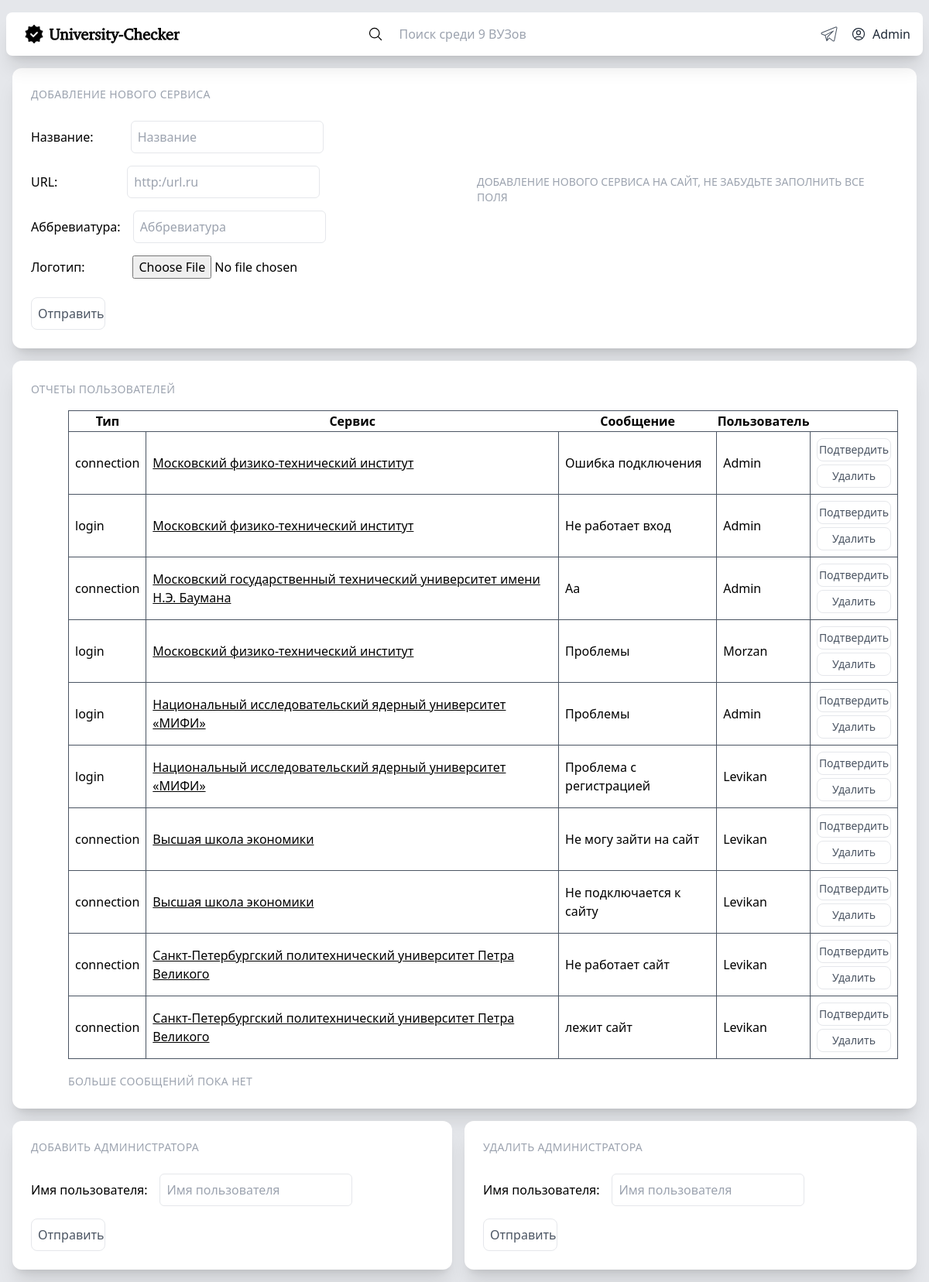
The page /admin_panel/ (signed in) on the database as committed earlier.
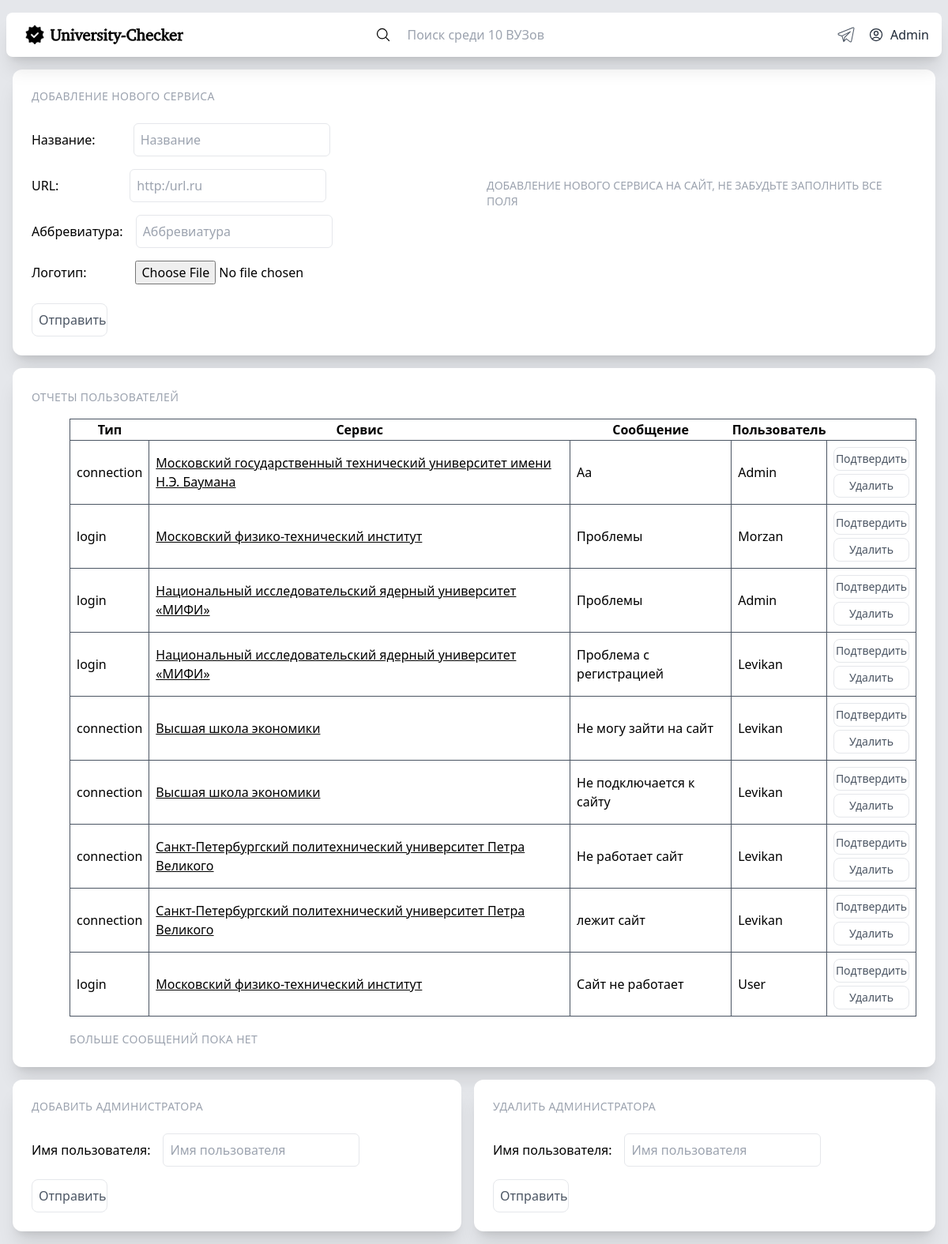
The same page on the database as committed later.
### models/models.py (models this page shows, shortened)
class User(AbstractBaseUser, PermissionsMixin):
    username = models.CharField(unique=True,  verbose_name='username', max_length=20, null=True)
    email = models.EmailField(unique=True, null=True, verbose_name='email')
    subscribes = models.CharField(null=True, max_length=9999)
    tgid = models.CharField(unique=True, null=True, max_length=50)
    is_staff = models.BooleanField(
        _('staff status'),
        default=False,
        help_text=_('Designates whether the user can log into this site.'),
    )
    is_active = models.BooleanField(
        _('active'),
        default=True,
        help_text=_(
            'Designates whether this user should be treated as active. '
            'Unselect this instead of deleting accounts.'
        ),
    )
    is_confirmed = models.BooleanField(
        _('confirmed'),
        default=False,
    )
    USERNAME_FIELD = 'username'
    REQUIRED_FIELDS = ['email']
    objects = MyUserManager()
    def __str__(self):
        return str(self.username)

class Report(models.Model):
    users_name = models.CharField(max_length=25, verbose_name="users_name", unique=False)
    types = models.CharField(max_length=200, null=True,  verbose_name="types", unique=False)
    message = models.CharField(max_length=200, null=True, unique=False)
    service_slug = models.SlugField(max_length=255, null=True, unique=False)
    is_moderated = models.BooleanField(default=False, unique=False)
    time = models.CharField(max_length=200, null=True,  verbose_name="time", unique=False)

class Service(models.Model):
    name = models.CharField(max_length=25, db_index=True, unique=True, verbose_name="name")
    url = models.URLField(max_length=25, unique=True)
    status = models.CharField(max_length=999999, default = None,null=True)
    reports = models.CharField(max_length=999999, default = None,null=True)
    time = models.CharField(max_length=999999, default = None,null=True)
    slug = models.SlugField(max_length=255, unique=True, db_index=True)
    image = models.FileField(null=True)
    abbreviation = models.CharField(unique=True, max_length=255, null=True)

### core/views.py (the view)
# urls.py: path("admin_panel/", core_views.admin_panel),#рендерит админ панель
def admin_panel(request, **kwargs):
    reports = Report.objects.exclude(message="").exclude(is_moderated=True).values("id","types", "service_slug", "message", "users_name")
    reports = list(reports)
    for report in reports:
        slug = report['service_slug']
        service = Service.objects.get(slug=slug)
        url = service.url
        report['service_slug'] = url
        report['service_name'] = service.name
    print(reports)
    user = request.user
    if user.is_staff == True:
        return render(request, 'admin_panel.html', {"reports": reports, "count": count_services(),})
    else:
        return redirect("/")

### core/views.py (called while the page is built)
def count_services():
    count = Service.objects.all().count()
    return count

### core/templates/admin_panel.html (shortened to what this page needs)
<!DOCTYPE html>
<html lang="en">
<head>
    <script src="https://cdn.tailwindcss.com"></script>
</head>
<body>
    <div class="absolute md:w-full min-w-screen md:min-h-screen  h-auto flex bg-gray-200">
        <div class="shrink flex flex-col w-full min-h-screen max-w-screen-xl">
            <div class="shrink flex w-full sticky top-0 px-2 z-50">
                <div class="rounded-lg bg-white mt-4 shadow-xl p-2 w-full flex">
                    <div class="shrink flex">
                        <a href="/">
                        <div class="flex py-2 pl-2 pr-4 md:px-4 rounded-lg hover:bg-gray-100 cursor-pointer duration-100 text-gray-800 font-medium">
                            <img src="/static/favicon.ico" class="hidden md:flex rounded w-6 place-self-center mr-2">
                        </div></a>
                    </div>
                    <div class="grow flex w-full">
                        <form action="/search/" method="POST" class="flex mx-auto w-auto">
                            <button class="hover:text-neutral-500" type="submit" value="" >
                            <svg xmlns="http://www.w3.org/2000/svg" fill="none" viewBox="0 0 24 24" stroke-width="1.5" stroke="currentColor" class="w-5 h-5 place-self-center mr-2">
                                <path stroke-linecap="round" stroke-linejoin="round" d="M21 21l-5.197-5.197m0 0A7.5 7.5 0 105.196 5.196a7.5 7.5 0 0010.607 10.607z" />
                            </svg></button>
                            <input name="search" autocomplete="off" class="flex mx-auto py-2 px-2  rounded-lg w-80  hover:bg-gray-100 cursor-pointer duration-100 text-gray-600 outline-0 placeholder:px-1 " placeholder="Поиск среди {{count}} ВУЗов"/>
                        </form>
                    </div>
                    <a target="_blank" href="https://t.me/university_checker_bot">
                    <div class="w-18 flex py-2 px-2 rounded-lg hover:bg-gray-100 cursor-pointer duration-100 text-gray-800">
                    </div>
                    </a>
                    {% if not user.is_authenticated %}
                    <a href="/login/">
                    <div class="shrink flex">
                        <div class="flex py-2 px-2 rounded-lg hover:bg-gray-100 cursor-pointer duration-100 text-gray-800 font-medium">
                            <svg xmlns="http://www.w3.org/2000/svg" fill="none" viewBox="0 0 24 24" stroke-width="1.5" stroke="currentColor" class="w-5 h-5 place-self-center mr-2">
                                <path stroke-linecap="round" stroke-linejoin="round" d="M17.982 18.725A7.488 7.488 0 0012 15.75a7.488 7.488 0 00-5.982 2.975m11.963 0a9 9 0 10-11.963 0m11.963 0A8.966 8.966 0 0112 21a8.966 8.966 0 01-5.982-2.275M15 9.75a3 3 0 11-6 0 3 3 0 016 0z" />
                            </svg>
                            <p>
                                Авторизация
                            </p>
                        </div>
                    </div></a>
                    {% elif user.is_authenticated and user.is_confirmed%}
                    <a href="/account/">
                        <div class="shrink flex">
                            <div class="flex py-2 px-2 rounded-lg hover:bg-gray-100 cursor-pointer duration-100 text-gray-800 font-medium">
                                <p>
                                    {{user}}
                                </p>
                            </div>
                        </div></a>
                    {%endif%}
                </div>
            </div>
            <div class="grow flex flex-col w-full mb-2">
                <div class="bg-white shadow-xl rounded-xl h-auto p-6 m-4 z-0 hover:shadow-4xl  ">
                    <div class="grid md:grid-cols-2 col-span-2">
                        <div class="flex flex-col">
                            <span class="uppercase text-gray-400 text-sm mb-4 tracking-wide">Добавление нового сервиса</span>
                            <form class="flex flex-col" method="post" action={% url 'add_service' %} enctype=multipart/form-data>
                                <p class="my-2 flex items-center">Название:<br> <input class="ml-12 resize-none p-2 outline-none rounded-md border border-gray-200 " required name="name" placeholder="Название"/></p>
                                <p class="my-2 flex items-center">URL:<br> <input class="ml-[90px] resize-none p-2 outline-none rounded-md border border-gray-200 " required name="url" placeholder="http:/url.ru"/></p>
                                <p class="my-2 flex items-center">Аббревиатура:<br> <input class="ml-4 resize-none p-2 outline-none rounded-md border border-gray-200 " required name="abbriviation" placeholder="Аббревиатура"/></p>
                                <p class="my-2 flex items-center">Логотип:<br><input class="ml-[62px]" required name="img" value="" type="file"/></p>
                                <input class="flex  text-gray-600  place-content-center p-2 border border-gray-200 rounded-lg hover:shadow-lg hover:cursor-pointer duration-100 w-24 mt-4 mr-auto" type="submit" value="Отправить"/>
                            </form>
                        </div>
                        <div class="flex md:mt-0 my-8 text-lg flex-col justify-center place-items-center p-4">
                            <span class="uppercase text-gray-400 text-sm mb-4">Добавление нового сервиса на сайт, не забудьте заполнить все поля</span>
                        </div>
                    </div>
                </div>
                <div class="bg-white shadow-xl rounded-xl h-auto p-6 mx-4 z-0 hover:shadow-4xl  ">
                    <span class="uppercase text-gray-400 text-sm mb-4 tracking-wide">Отчеты пользователей</span>
                    <table class="mt-4 mb-4 md:ml-12 border border-gray-600">
                        <tr><th>Тип</th><th>Сервис</th><th>Сообщение</th><th>Пользователь</th></tr>
                    {% for report in reports%}
                        <tr class="p-2 border border-gray-600"><td class="p-2 border border-gray-600">{{report.types}}</td><td class="p-2 border border-gray-600"><a href="{{report.service_slug}} " class="underline underline-offset-1">{{report.service_name}}</a></td><td class="p-2 border border-gray-600">{{report.message}}</td><td class="p-2 border border-gray-600">{{report.users_name}}</td>
                            <td class="text-sm p-2 border border-gray-600">
                                <form action="/moderate_report&{{report.id}}" method="post">
                                    <button name="button" class="flex mb-1 text-gray-600  place-content-center p-1 border border-gray-200 rounded-lg hover:shadow-lg hover:cursor-pointer duration-100  w-24 m-auto">Подтвердить</button>
                                </form>
                                <form action="/cancel_report&{{report.id}}" method="post">
                                    <button name="button" class="flex  text-gray-600  place-content-center p-1 border border-gray-200 rounded-lg hover:shadow-lg hover:cursor-pointer duration-100 w-24 m-auto">Удалить</button>
                                </form>
                            </td>
                        </tr>
                    {% endfor %}
                    </table>
                    <span class="uppercase text-gray-400 text-sm mt-8 pt-4 md:ml-12 tracking-wide">Больше сообщений пока нет </span>
                </div>
                <div class="grid md:grid-cols-2 col-span-2">
                    <div class="bg-white flex flex-col shadow-xl rounded-xl h-auto p-6 mx-4 mt-4 z-0 hover:shadow-4xl  ">
                        <span class="uppercase text-gray-400 text-sm mb-4 tracking-wide">Добавить администратора</span>
                        <form action="/addmin/" method="post">
                            <p class="my-2 flex items-center">Имя пользователя:<br> <input class="ml-4 resize-none p-2 outline-none rounded-md border border-gray-200 " required name="u" placeholder="Имя пользователя"/></p>
                            <input class="flex  text-gray-600  place-content-center p-2 border border-gray-200 rounded-lg hover:shadow-lg hover:cursor-pointer duration-100 w-24 mt-4 mr-auto" type="submit" value="Отправить"/>
                        </form>
                    </div>
                    <div class="bg-white flex flex-col shadow-xl rounded-xl h-auto p-6 mr-4 mt-4 z-0 hover:shadow-4xl  ">
                        <span class="uppercase text-gray-400 text-sm mb-4 tracking-wide">Удалить администратора</span>
                        <form action="/addmindel/" method="post">
                            <p class="my-2 flex items-center">Имя пользователя:<br> <input class="ml-4 resize-none p-2 outline-none rounded-md border border-gray-200 " required name="d" placeholder="Имя пользователя"/></p>
                            <input class="flex  text-gray-600  place-content-center p-2 border border-gray-200 rounded-lg hover:shadow-lg hover:cursor-pointer duration-100 w-24 mt-4 mr-auto" type="submit" value="Отправить"/>
                        </form>
                    </div>
                </div>
            </div>
        </div>
    </div>
</body>
</html>

Rows that differ between the two databases and show on the page:
no longer on this page (row edited): Report: types "connection", service_name "Московский физико-технический институт", message "Ошибка подключения", users_name "Admin"
removed Report: types "login", service_name "Московский физико-технический институт", message "Не работает вход", users_name "Admin"
added Report: types "login", service_name "Московский физико-технический институт", message "Сайт не работает", users_name "User"
Other text that changed with them:
form field search: "Поиск среди 9 ВУЗов" → "Поиск среди 10 ВУЗов"
